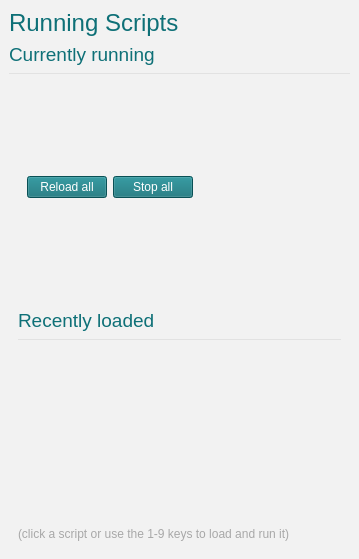
<?xml version="1.0" encoding="UTF-8"?>
<ui version="4.0">
 <class>ScriptOptions</class>
 <widget class="QWidget" name="ScriptOptions">
  <property name="geometry">
   <rect>
    <x>0</x>
    <y>0</y>
    <width>359</width>
    <height>559</height>
   </rect>
  </property>
  <property name="sizePolicy">
   <sizepolicy hsizetype="Expanding" vsizetype="Expanding">
    <horstretch>0</horstretch>
    <verstretch>0</verstretch>
   </sizepolicy>
  </property>
  <property name="windowTitle">
   <string>Form</string>
  </property>
  <property name="styleSheet">
   <string notr="true"/>
  </property>
  <layout class="QVBoxLayout" name="verticalLayout_2" stretch="0">
   <property name="sizeConstraint">
    <enum>QLayout::SetDefaultConstraint</enum>
   </property>
   <property name="leftMargin">
    <number>0</number>
   </property>
   <property name="topMargin">
    <number>0</number>
   </property>
   <property name="rightMargin">
    <number>0</number>
   </property>
   <property name="bottomMargin">
    <number>0</number>
   </property>
   <item>
    <widget class="QWidget" name="backgroundWidget" native="true">
     <property name="sizePolicy">
      <sizepolicy hsizetype="Expanding" vsizetype="Expanding">
       <horstretch>0</horstretch>
       <verstretch>0</verstretch>
      </sizepolicy>
     </property>
     <property name="autoFillBackground">
      <bool>false</bool>
     </property>
     <property name="styleSheet">
      <string notr="true">background-color: rgba(242, 242, 242, 240);
border-color: rgba(242, 242, 242, 240);</string>
     </property>
     <layout class="QVBoxLayout" name="verticalLayout_4" stretch="0,1,1">
      <item>
       <layout class="QVBoxLayout" name="runningScriptsHeaderLayout">
        <item>
         <layout class="QHBoxLayout" name="headerLayout" stretch="0,0">
          <property name="spacing">
           <number>0</number>
          </property>
          <property name="sizeConstraint">
           <enum>QLayout::SetMaximumSize</enum>
          </property>
          <item>
           <widget class="QLabel" name="runningScriptsLabel">
            <property name="sizePolicy">
             <sizepolicy hsizetype="Maximum" vsizetype="Maximum">
              <horstretch>0</horstretch>
              <verstretch>0</verstretch>
             </sizepolicy>
            </property>
            <property name="minimumSize">
             <size>
              <width>0</width>
              <height>0</height>
             </size>
            </property>
            <property name="maximumSize">
             <size>
              <width>9999</width>
              <height>9999</height>
             </size>
            </property>
            <property name="baseSize">
             <size>
              <width>0</width>
              <height>0</height>
             </size>
            </property>
            <property name="font">
             <font>
              <family>Helvetica</family>
              <pointsize>18</pointsize>
             </font>
            </property>
            <property name="styleSheet">
             <string notr="true">color: rgb(14,112,119);</string>
            </property>
            <property name="text">
             <string>Running Scripts</string>
            </property>
            <property name="scaledContents">
             <bool>false</bool>
            </property>
           </widget>
          </item>
          <item>
           <widget class="QPushButton" name="scriptOptionsClose">
            <property name="sizePolicy">
             <sizepolicy hsizetype="Maximum" vsizetype="Maximum">
              <horstretch>0</horstretch>
              <verstretch>0</verstretch>
             </sizepolicy>
            </property>
            <property name="minimumSize">
             <size>
              <width>16</width>
              <height>16</height>
             </size>
            </property>
            <property name="maximumSize">
             <size>
              <width>16</width>
              <height>16</height>
             </size>
            </property>
            <property name="baseSize">
             <size>
              <width>16</width>
              <height>16</height>
             </size>
            </property>
            <property name="focusPolicy">
             <enum>Qt::NoFocus</enum>
            </property>
            <property name="text">
             <string/>
            </property>
            <property name="icon">
             <iconset resource="../resources/resources.qrc">
              <normaloff>:/images/close.svg</normaloff>:/images/close.svg</iconset>
            </property>
            <property name="flat">
             <bool>true</bool>
            </property>
           </widget>
          </item>
         </layout>
        </item>
       </layout>
      </item>
      <item>
       <layout class="QVBoxLayout" name="currentlyRunningLayout" stretch="0,0,0">
        <item>
         <widget class="QLabel" name="currentlyRunningLabel">
          <property name="maximumSize">
           <size>
            <width>16777215</width>
            <height>100</height>
           </size>
          </property>
          <property name="font">
           <font>
            <family>Helvetica</family>
            <pointsize>14</pointsize>
           </font>
          </property>
          <property name="styleSheet">
           <string notr="true">color: rgb(14,112,119);</string>
          </property>
          <property name="text">
           <string>Currently running</string>
          </property>
         </widget>
        </item>
        <item>
         <widget class="Line" name="line">
          <property name="styleSheet">
           <string notr="true">color: rgb(226, 226, 226);</string>
          </property>
          <property name="frameShadow">
           <enum>QFrame::Plain</enum>
          </property>
          <property name="orientation">
           <enum>Qt::Horizontal</enum>
          </property>
         </widget>
        </item>
        <item>
         <widget class="QStackedWidget" name="stackedWidget">
          <widget class="QWidget" name="page">
           <layout class="QVBoxLayout" name="verticalLayout_10">
            <item>
             <widget class="QWidget" name="currentlyRunningWidget" native="true">
              <layout class="QVBoxLayout" name="verticalLayout" stretch="1,0">
               <item>
                <layout class="QVBoxLayout" name="currentlyRunning" stretch=""/>
               </item>
               <item>
                <layout class="QHBoxLayout" name="controlButtonsLayout">
                 <item>
                  <widget class="QPushButton" name="reloadAllButton">
                   <property name="sizePolicy">
                    <sizepolicy hsizetype="Minimum" vsizetype="Fixed">
                     <horstretch>0</horstretch>
                     <verstretch>0</verstretch>
                    </sizepolicy>
                   </property>
                   <property name="focusPolicy">
                    <enum>Qt::NoFocus</enum>
                   </property>
                   <property name="styleSheet">
                    <string notr="true">background-color: rgb(14, 112, 119);
color: white;</string>
                   </property>
                   <property name="text">
                    <string>Reload all</string>
                   </property>
                   <property name="icon">
                    <iconset resource="../resources/resources.qrc">
                     <normaloff>:/icons/reload.svg</normaloff>:/icons/reload.svg</iconset>
                   </property>
                   <property name="autoDefault">
                    <bool>false</bool>
                   </property>
                   <property name="default">
                    <bool>false</bool>
                   </property>
                   <property name="flat">
                    <bool>false</bool>
                   </property>
                  </widget>
                 </item>
                 <item>
                  <widget class="QPushButton" name="stopAllButton">
                   <property name="focusPolicy">
                    <enum>Qt::NoFocus</enum>
                   </property>
                   <property name="styleSheet">
                    <string notr="true">background-color: rgb(14, 112, 119);
color: white;</string>
                   </property>
                   <property name="text">
                    <string>Stop all</string>
                   </property>
                   <property name="icon">
                    <iconset resource="../resources/resources.qrc">
                     <normaloff>:/icons/stop.svg</normaloff>:/icons/stop.svg</iconset>
                   </property>
                  </widget>
                 </item>
                 <item>
                  <spacer name="horizontalSpacer">
                   <property name="orientation">
                    <enum>Qt::Horizontal</enum>
                   </property>
                   <property name="sizeHint" stdset="0">
                    <size>
                     <width>40</width>
                     <height>20</height>
                    </size>
                   </property>
                  </spacer>
                 </item>
                </layout>
               </item>
              </layout>
             </widget>
            </item>
           </layout>
          </widget>
          <widget class="QWidget" name="page_2">
           <property name="sizePolicy">
            <sizepolicy hsizetype="Expanding" vsizetype="Expanding">
             <horstretch>0</horstretch>
             <verstretch>0</verstretch>
            </sizepolicy>
           </property>
           <layout class="QVBoxLayout" name="verticalLayout_9">
            <item>
             <widget class="QWidget" name="widget" native="true">
              <layout class="QVBoxLayout" name="verticalLayout_8">
               <item>
                <layout class="QVBoxLayout" name="verticalLayout_7">
                 <item>
                  <widget class="QLabel" name="scriptHint">
                   <property name="text">
                    <string>TextLabel</string>
                   </property>
                  </widget>
                 </item>
                </layout>
               </item>
              </layout>
             </widget>
            </item>
           </layout>
           <zorder>currentlyRunningLabel</zorder>
           <zorder>verticalLayoutWidget</zorder>
           <zorder>widget</zorder>
           <zorder>scriptHint</zorder>
          </widget>
         </widget>
        </item>
       </layout>
      </item>
      <item>
       <widget class="QWidget" name="recentScriptsWidget" native="true">
        <layout class="QVBoxLayout" name="verticalLayout_3">
         <item>
          <layout class="QVBoxLayout" name="recentScriptsLayout" stretch="0,0,0,0,0">
           <property name="sizeConstraint">
            <enum>QLayout::SetMinimumSize</enum>
           </property>
           <item>
            <widget class="QLabel" name="recentScriptsLabel">
             <property name="maximumSize">
              <size>
               <width>16777215</width>
               <height>100</height>
              </size>
             </property>
             <property name="font">
              <font>
               <family>Helvetica</family>
               <pointsize>14</pointsize>
              </font>
             </property>
             <property name="styleSheet">
              <string notr="true">color: rgb(14,112,119);</string>
             </property>
             <property name="text">
              <string>Recently loaded</string>
             </property>
            </widget>
           </item>
           <item>
            <widget class="Line" name="line_3">
             <property name="sizePolicy">
              <sizepolicy hsizetype="Expanding" vsizetype="Fixed">
               <horstretch>0</horstretch>
               <verstretch>0</verstretch>
              </sizepolicy>
             </property>
             <property name="styleSheet">
              <string notr="true">color: rgb(226, 226, 226);</string>
             </property>
             <property name="frameShadow">
              <enum>QFrame::Plain</enum>
             </property>
             <property name="orientation">
              <enum>Qt::Horizontal</enum>
             </property>
            </widget>
           </item>
           <item>
            <layout class="QVBoxLayout" name="recentScripts"/>
           </item>
           <item>
            <spacer name="verticalSpacer_2">
             <property name="orientation">
              <enum>Qt::Vertical</enum>
             </property>
             <property name="sizeHint" stdset="0">
              <size>
               <width>20</width>
               <height>1</height>
              </size>
             </property>
            </spacer>
           </item>
           <item>
            <widget class="QLabel" name="label">
             <property name="styleSheet">
              <string notr="true">color: rgb(168, 168, 168);</string>
             </property>
             <property name="text">
              <string>(click a script or use the 1-9 keys to load and run it)</string>
             </property>
            </widget>
           </item>
          </layout>
         </item>
        </layout>
       </widget>
      </item>
     </layout>
    </widget>
   </item>
  </layout>
 </widget>
 <resources>
  <include location="../resources/resources.qrc"/>
 </resources>
 <connections/>
</ui>
